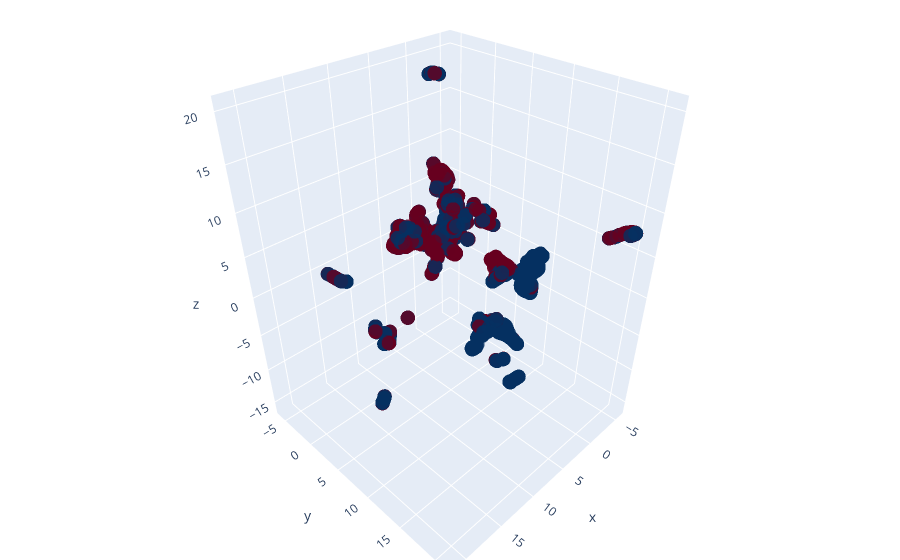

The code cell stored with this chart in its notebook:
### Markdown cell above
# UMAP Dimension Reduction

### Code cell
import plotly.graph_objs as go
reducer = umap.UMAP(n_components=3)

X = data_raw[["FoodCourt","Spa","RoomService","Age","VRDeck","family_size","ShoppingMall"]]

Y = data_raw[["HomePlanet","CryoSleep","Destination","VIP","Deck","Side"]]

X = StandardScaler().fit_transform(X)

Y = OneHotEncoder().fit_transform(Y).toarray()

X = np.concat([X,Y],axis=1)

embedding = reducer.fit_transform(X)

scatter = go.Scatter3d(x=embedding[:,0],y=embedding[:,1],z=embedding[:,2],mode='markers',marker=dict(size=5,colorscale='RdBu',  opacity=0.8,color=data_raw["Transported"].astype(int),))


layout = go.Layout(
    margin=dict(l=0, r=0, b=0, t=0))


fig = go.Figure(data=[scatter], layout=layout)


fig.show()

### Figure 1 — Plotly figure (JSON) as saved in the notebook; plotly's stock layout.template omitted (floating-point values rounded to 4 significant figures; data arrays with more than 128 entries replaced by an {"elided": "..."} marker saying what was removed)
{"data": [{"marker": {"color": {"elided": "6466 int values"}, "colorscale": [[0, "rgb(103,0,31)"], [0.1, "rgb(178,24,43)"], [0.2, "rgb(214,96,77)"], [0.3, "rgb(244,165,130)"], [0.4, "rgb(253,219,199)"], [0.5, "rgb(247,247,247)"], [0.6, "rgb(209,229,240)"], [0.7, "rgb(146,197,222)"], [0.8, "rgb(67,147,195)"], [0.9, "rgb(33,102,172)"], [1, "rgb(5,48,97)"]], "opacity": 0.8, "size": 5}, "mode": "markers", "type": "scatter3d", "x": {"elided": "6466 float values"}, "y": {"elided": "6466 float values"}, "z": {"elided": "6466 float values"}}], "layout": {"margin": {"b": 0, "l": 0, "r": 0, "t": 0}}}
